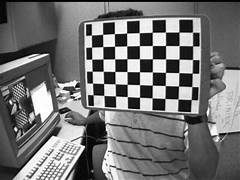
#> input picture images/jpg_images/cal10.jpeg, 240 x 180 px; its folder holds 5 pictures in this run
$ python calib_jpeg.py
#> lines starting #> are read from the running program, lines starting #| are printed output that depends on the picture; after the words box and inside, x2 and y2 are one past the last pixel; in counts of white or black regions, pixels touching at a corner belong together
"""Test quality of different types of images using CameraCalibration  to see the result .
here there are 2 types of .png and .jpeg which the .png gives more accurate result in this survey .
As a result, we get more straight line relatively with two sides in the picture with good quality .
"""
import numpy as np
import cv2 as cv
import glob
import pickle
from matplotlib import pyplot as plt
################ FIND CHESSBOARD CORNERS - OBJECT POINTS AND IMAGE POINTS #############################
# 1. size of images are very importatnt for the small ones and big ones given below !

#  exmaple : For jpeg image
chessboardSize = (9,6)
frameSize = (640,480)


# termination criteria
criteria = (cv.TERM_CRITERIA_EPS + cv.TERM_CRITERIA_MAX_ITER, 30, 0.001)


# prepare object points, like (0,0,0), (1,0,0), (2,0,0) ....,(6,5,0)
objp = np.zeros((chessboardSize[0] * chessboardSize[1], 3), np.float32)
objp[:,:2] = np.mgrid[0:chessboardSize[0],0:chessboardSize[1]].T.reshape(-1,2)

size_of_chessboard_squares_mm = 20
objp = objp * size_of_chessboard_squares_mm


# Arrays to store object points and image points from all the images.
objpoints = [] # 3d point in real world space
imgpoints = [] # 2d points in image plane.


images = glob.glob('images/jpg_images/*.jpeg')

# images = glob.glob('C:\Users\PYTHON\Desktop\cam_calib\images\*.jpeg')
for image in images:
    # print(image)

    img = cv.imread(image)
#> img is the input picture: shape (180, 240, 3); min 0, max 255, mean 115.8
    gray = cv.cvtColor(img, cv.COLOR_BGR2GRAY)

    # Find the chess board corners
    ret, corners = cv.findChessboardCorners(gray, chessboardSize, None)
#> ret = True; corners = 54 rows, first 8: [91.41, 35.09], [102.6, 34.28], [114.4, 33.61], [126.6, 32.94], [139.2, 32.66], [152.2, 32.28], [165.3, 32.03], [178.8, 31.93]

    # If found, add object points, image points (after refining them)
    if ret == True:

        objpoints.append(objp)
        corners2 = cv.cornerSubPix(gray, corners, (11,11), (-1,-1), criteria)
#> corners2 = 54 rows, first 8: [86.92, 27.69], [92.63, 41.36], [109.1, 26.68], [120.6, 32.87], [139.3, 30.86], [152.3, 32.3], [165.4, 32.14], [179, 32.06]
        imgpoints.append(corners)

        # Draw and display the corners
        cv.drawChessboardCorners(img, chessboardSize, corners2, ret)
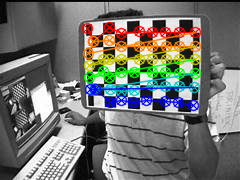
#> img: shape (180, 240, 3); 15.56% of pixels changed, all inside (x1, y1, x2, y2) = (81, 21, 202, 112)
        cv.imshow('img', img)
        cv.waitKey(1000) # milsec
#> pass 2 of the loop `for image in images:`:
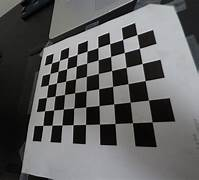
#> input picture images/jpg_images/cal12.jpeg, 199 x 180 px
#> img is the input picture: shape (180, 199, 3); mean B, G, R 96.5, 96.4, 96.3
#> gray: shape (180, 199)
#> corners = 54 rows, first 8: [51.52, 63.1], [59.4, 60.33], [67.77, 57.5], [76.97, 54.36], [87.21, 51.14], [97.93, 47.52], [109.7, 43.55], [122.6, 39.44]
#> corners2 = 54 rows, first 8: [50.81, 68.12], [59.18, 63.73], [69.95, 53.92], [66.71, 62.54], [92.9, 48.67], [92.92, 48.66], [105.1, 40.83], [123.3, 44.94]
#> `cv.drawChessboardCorners(img, chessboardSize, corners2, ret)`:
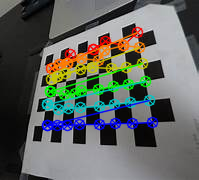
#> img: shape (180, 199, 3); 16.19% of pixels changed, all inside (x1, y1, x2, y2) = (41, 26, 159, 132)
        # cv.waitKey(5000) # milsec


cv.destroyAllWindows()


# ############## CALIBRATION #####################################################
# WE SPECIFY THE FRAME SIZE HERE : ALL WE NEED IS OBJECT POINT AND FRAME SIZE
#  calib  .shape[::-1]
# ret, cameraMatrix, dist, rvecs, tvecs = cv.calibrateCamera(objpoints, imgpoints,gray.shape[::-1], None, None)
ret, cameraMatrix, dist, rvecs, tvecs = cv.calibrateCamera(objpoints, imgpoints,frameSize, None, None)

# Save the camera calibration result for later use (we won't worry about rvecs / tvecs)
# pickle.dump((cameraMatrix, dist), open( "calibration.pkl", "wb" ))
# pickle.dump(cameraMatrix, open( "cameraMatrix.pkl", "wb" ))
# pickle.dump(dist, open( "dist.pkl", "wb" ))
print("==="*20)
print("RESULT - "*10)
print("Camera Calibrated :\n",ret)
print("camera Matrix :\n",cameraMatrix)
print("distortaion Parameters :\n",dist)
print("Rotation Vectors :\n",rvecs)
print("Translation Vector :\n",tvecs)

# print("reproje pixle  {:.4f}".format)

# ############## UNDISTORTION #####################################################

# img = cv.imread('images/calib1.jpeg')

img = cv.imread('images/jpg_images/calib6.jpeg')
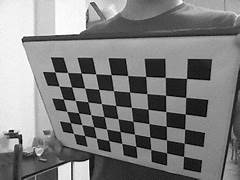
#> input picture images/jpg_images/calib6.jpeg, 240 x 180 px
#> img is the input picture: shape (180, 240, 3); min 0, max 255, mean 127.1
h,  w = img.shape[:2]
#> h = 180; w = 240
# getOptimalNewCameraMatrix:  to get more accurate result
newCameraMatrix, roi = cv.getOptimalNewCameraMatrix(cameraMatrix, dist, (w,h), 1, (w,h))


#  to compare two methods undistorion  as following :
# Undistort 1. Using cv.undistort()
dst = cv.undistort(img, cameraMatrix, dist, None, newCameraMatrix)
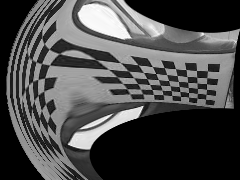
#> dst: shape (180, 240, 3); min 0, max 255, mean 74
# crop the image
x, y, w, h = roi
dst = dst[y:y+h, x:x+w]
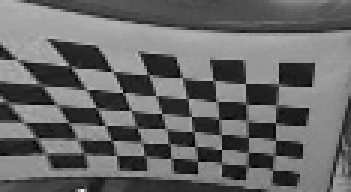
#> dst: shape (64, 117, 3) (shown 3 times larger); min 1, max 236, mean 103.5
# result of calibration saves here
# cv.imwrite('calibratedcalib4jpeg.jpeg', dst)
cv.imwrite('JpegCalibResult6Undistort.jpeg', dst)


# or 2. Using <strong>remapping</strong>
# Undistort with Remapping
mapx, mapy = cv.initUndistortRectifyMap(cameraMatrix, dist, None, newCameraMatrix, (w,h), 5)
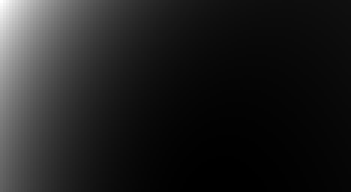
#> mapx: shape (64, 117) float32 (shown 3 times larger); min 48.78, max 781.9, mean 141.1; drawn with min black and max white
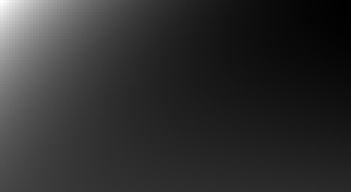
#> mapy: shape (64, 117) float32 (shown 3 times larger); min 3.45, max 432.1, mean 83.8; drawn with min black and max white
dst = cv.remap(img, mapx, mapy, cv.INTER_LINEAR)
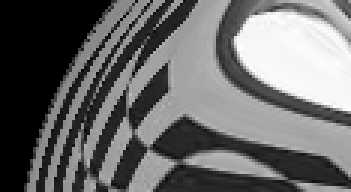
#> dst: shape (64, 117, 3) (shown 3 times larger); min 0, max 255, mean 106.2
# crop the image
x, y, w, h = roi
dst = dst[y:y+h, x:x+w]
cv.imwrite('JpegcaliResult6RectifyMap.jpeg', dst)


# Reprojection Error
mean_error = 0

for i in range(len(objpoints)):
    imgpoints2, _ = cv.projectPoints(objpoints[i], rvecs[i], tvecs[i], cameraMatrix, dist)
    error = cv.norm(imgpoints[i], imgpoints2, cv.NORM_L2)/len(imgpoints2)
    mean_error += error

print( "total error: {}".format(mean_error/len(objpoints)) )
print("\n\n\n")


# ============================================================
# RESULT - RESULT - RESULT - RESULT - RESULT - RESULT - RESULT - RESULT - RESULT - RESULT -
# Camera Calibrated :
#  4.822480582894426
# camera Matrix :
#  [[207.98555715   0.         233.83363443]
#  [  0.         215.80447513 131.22614746]
#  [  0.           0.           1.        ]]
# distortaion Parameters :
#  [[-0.54220951  0.14590738 -0.02944134 -0.06591464 -0.01985249]]
# Rotation Vectors :
#  (array([[ 0.50189156],
#        [-0.24058469],
#        [ 0.08305786]]), array([[-0.18165508],
#        [-0.43868706],
#        [-0.18028031]]), array([[-0.27398524],
#        [-1.0570826 ],
#        [-0.21057734]]), array([[ 0.30344289],
#        [ 1.0952081 ],
#        [-2.75363674]]))
# Translation Vector :
#  (array([[-201.40680986],
#        [-131.04321349],
#        [ 221.84636408]]), array([[-251.42253234],
#        [ -88.94856003],
#        [ 160.46151499]]), array([[-136.43894572],
#        [ -93.58242911],
#        [ 136.73193896]]), array([[-64.92590337],
#        [ 26.69613923],
#        [264.61734897]]))
# total error: 0.6536647620094173
